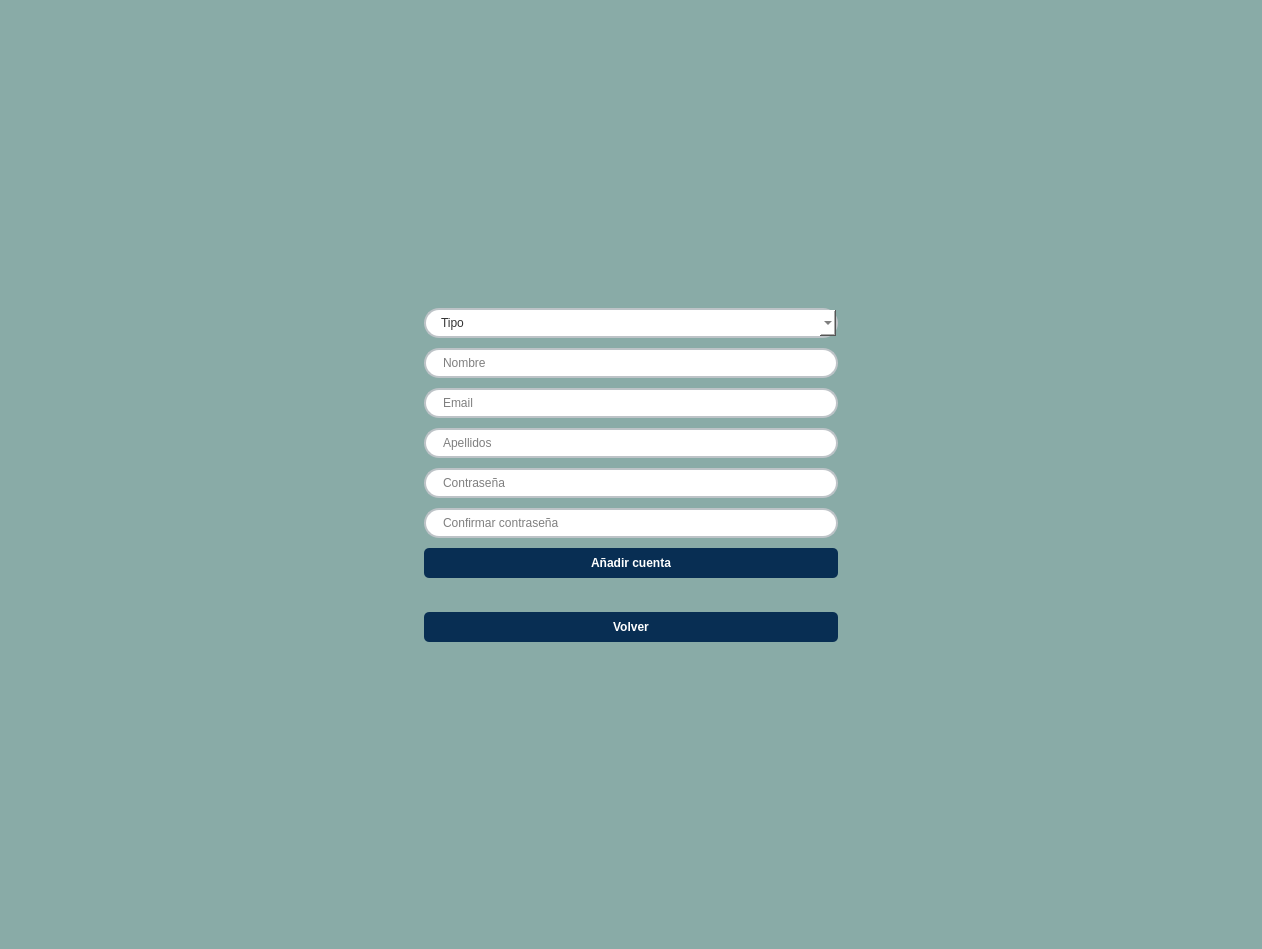
<?xml version="1.0" encoding="UTF-8"?>
<ui version="4.0">
 <class>Dialog</class>
 <widget class="QDialog" name="Dialog">
  <property name="geometry">
   <rect>
    <x>0</x>
    <y>0</y>
    <width>1262</width>
    <height>949</height>
   </rect>
  </property>
  <property name="windowTitle">
   <string>Dialog</string>
  </property>
  <property name="styleSheet">
   <string notr="true">#Dialog {
    background-color: #89ABA7;
}</string>
  </property>
  <layout class="QHBoxLayout" name="horizontalLayout_5">
   <item>
    <layout class="QHBoxLayout" name="horizontalLayout_3"/>
   </item>
   <item>
    <spacer name="horizontalSpacer_2">
     <property name="orientation">
      <enum>Qt::Horizontal</enum>
     </property>
     <property name="sizeHint" stdset="0">
      <size>
       <width>40</width>
       <height>20</height>
      </size>
     </property>
    </spacer>
   </item>
   <item>
    <layout class="QVBoxLayout" name="verticalLayout_2">
     <property name="spacing">
      <number>10</number>
     </property>
     <property name="sizeConstraint">
      <enum>QLayout::SetDefaultConstraint</enum>
     </property>
     <item>
      <spacer name="verticalSpacer">
       <property name="orientation">
        <enum>Qt::Vertical</enum>
       </property>
       <property name="sizeHint" stdset="0">
        <size>
         <width>20</width>
         <height>40</height>
        </size>
       </property>
      </spacer>
     </item>
     <item>
      <widget class="QComboBox" name="opcion_buscador">
       <property name="styleSheet">
        <string notr="true">QComboBox QAbstractItemView {
    background-color: white;
    selection-background-color: #34495e;
    selection-color: white;
}

QComboBox {
    border: 2px solid #bdc3c7;
    border-radius: 15px; 
    padding: 5px 15px;
    background-color: white;
    color: #333;
}

QComboBox::placeholder {
    color: #34495e; 
}

</string>
       </property>
       <property name="currentIndex">
        <number>-1</number>
       </property>
       <property name="placeholderText">
        <string>Tipo</string>
       </property>
       <item>
        <property name="text">
         <string>Bibliotecario</string>
        </property>
       </item>
       <item>
        <property name="text">
         <string>Admin</string>
        </property>
       </item>
      </widget>
     </item>
     <item>
      <widget class="QLineEdit" name="Linea_nombre">
       <property name="styleSheet">
        <string notr="true">QLineEdit {
    border: 2px solid #bdc3c7;
    border-radius: 15px; 
    padding: 5px 15px;
    background: white;
    selection-background-color: #34495e;
}</string>
       </property>
       <property name="placeholderText">
        <string>Nombre</string>
       </property>
      </widget>
     </item>
     <item>
      <widget class="QLineEdit" name="linea_isbn">
       <property name="styleSheet">
        <string notr="true">QLineEdit {
    border: 2px solid #bdc3c7;
    border-radius: 15px; 
    padding: 5px 15px;
    background: white;
    selection-background-color: #34495e;
}</string>
       </property>
       <property name="echoMode">
        <enum>QLineEdit::Normal</enum>
       </property>
       <property name="placeholderText">
        <string>Email</string>
       </property>
      </widget>
     </item>
     <item>
      <widget class="QLineEdit" name="linea_autor">
       <property name="styleSheet">
        <string notr="true">QLineEdit {
    border: 2px solid #bdc3c7;
    border-radius: 15px; 
    padding: 5px 15px;
    background: white;
    selection-background-color: #34495e;
}</string>
       </property>
       <property name="placeholderText">
        <string>Apellidos</string>
       </property>
      </widget>
     </item>
     <item>
      <widget class="QLineEdit" name="lineEdit">
       <property name="styleSheet">
        <string notr="true">QLineEdit {
    border: 2px solid #bdc3c7;
    border-radius: 15px; 
    padding: 5px 15px;
    background: white;
    selection-background-color: #34495e;
}
</string>
       </property>
       <property name="echoMode">
        <enum>QLineEdit::Password</enum>
       </property>
       <property name="placeholderText">
        <string>Contraseña</string>
       </property>
      </widget>
     </item>
     <item>
      <widget class="QLineEdit" name="lineEdit_2">
       <property name="styleSheet">
        <string notr="true">QLineEdit {
    border: 2px solid #bdc3c7;
    border-radius: 15px; 
    padding: 5px 15px;
    background: white;
    selection-background-color: #34495e;
}</string>
       </property>
       <property name="echoMode">
        <enum>QLineEdit::Password</enum>
       </property>
       <property name="placeholderText">
        <string>Confirmar contraseña</string>
       </property>
      </widget>
     </item>
     <item>
      <widget class="QPushButton" name="boton_registro">
       <property name="styleSheet">
        <string notr="true">QPushButton {
    background-color: #082e53; 
    color: white;  
    border-radius: 5px; 
    padding: 8px;  
    font-weight: bold;
}

QPushButton:hover {
    background-color: #1b5084; 
}

QPushButton:pressed {
    background-color: #031324; 
}</string>
       </property>
       <property name="text">
        <string>Añadir cuenta</string>
       </property>
      </widget>
     </item>
     <item>
      <widget class="QLabel" name="label">
       <property name="text">
        <string/>
       </property>
      </widget>
     </item>
     <item>
      <widget class="QPushButton" name="boton_volver">
       <property name="styleSheet">
        <string notr="true">QPushButton {
    background-color: #082e53; 
    color: white;  
    border-radius: 5px; 
    padding: 8px;  
    font-weight: bold;
}

QPushButton:hover {
    background-color: #1b5084; 
}

QPushButton:pressed {
    background-color: #031324; 
}</string>
       </property>
       <property name="text">
        <string>Volver</string>
       </property>
      </widget>
     </item>
     <item>
      <spacer name="verticalSpacer_2">
       <property name="orientation">
        <enum>Qt::Vertical</enum>
       </property>
       <property name="sizeHint" stdset="0">
        <size>
         <width>20</width>
         <height>40</height>
        </size>
       </property>
      </spacer>
     </item>
    </layout>
   </item>
   <item>
    <layout class="QHBoxLayout" name="horizontalLayout_4"/>
   </item>
   <item>
    <spacer name="horizontalSpacer">
     <property name="orientation">
      <enum>Qt::Horizontal</enum>
     </property>
     <property name="sizeHint" stdset="0">
      <size>
       <width>40</width>
       <height>20</height>
      </size>
     </property>
    </spacer>
   </item>
  </layout>
 </widget>
 <resources/>
 <connections/>
</ui>
